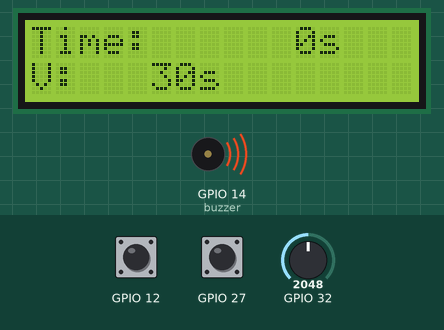
Bench run of a program on a simulated ESP32 board running MicroPython. Shown: 16×2 character LCD, buzzer (waves = sounding, pin HIGH). The inputs (shaded band) are chosen by the test bench; at power-on: GPIO 12 HIGH, GPIO 27 HIGH, GPIO 32 = 2048 (analog values on the 0–4095 scale). The clock reads 2024-03-15 10:24:30 at power-on unless the program sets it; library files of the repository ran but are not shown: i2c_lcd.py.

Above: at 0.1 s.
1.3 s: GPIO 12 pulled LOW for 3.2 s
At 1.61 s:
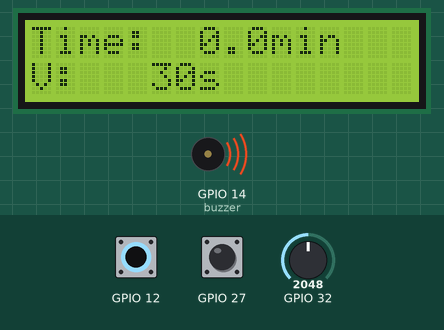
6.0 s: GPIO 27 pulled LOW for 0.25 s
At 6.9 s:
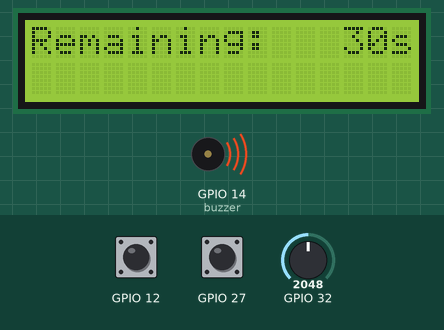
9.2 s: GPIO 27 pulled LOW for 1 s
At 10.9 s:
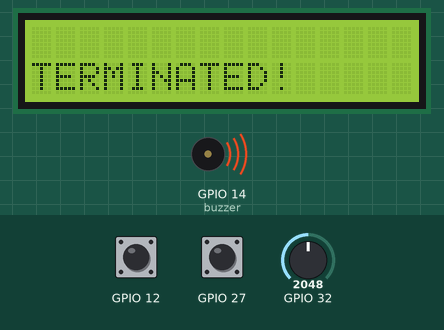
12.6 s: GPIO 32 set to 2866
At 13.8 s:
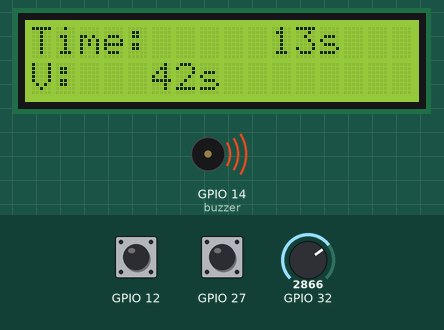
14.5 s: GPIO 12 pulled LOW for 0.25 s
At 14.83 s:
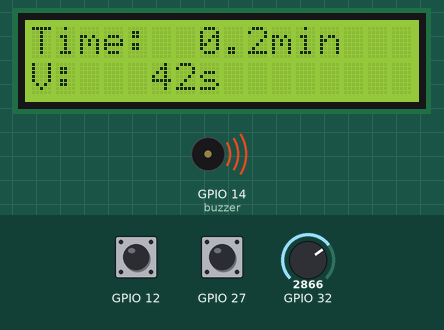
16.4 s: GPIO 32 set to 3603
At 17.8 s:
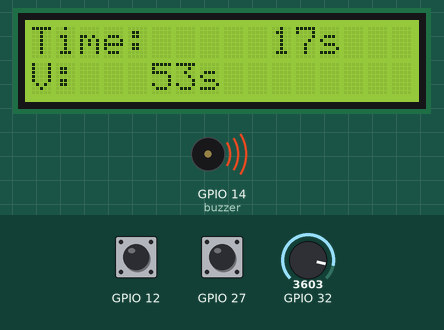
Timing chart, 0 to 19.4 s (numbered marks = the images above; inputs shaded):
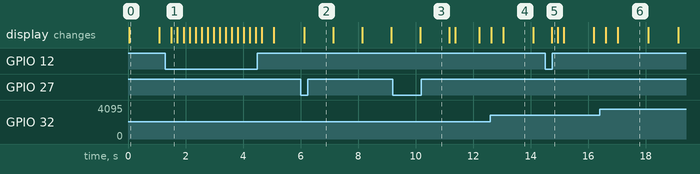

Measured:
- after the input at 1.3 s, the display: changes after 0.21 s (image 1)
- after the input at 6.0 s, the display: first changes after 0.12 s (image 2 shows a later state)
- after the input at 9.2 s, the display: first changes after 0.95 s (image 3 shows a later state)
- after the input at 14.5 s, the display: changes after 0.23 s (image 5)
- what the display in image 0 shows lasts 1.1 s, from 0.0 s to 1.1 s

The program:

511_RK_assignment_4_final.py
```python
## Rebecca Martens and Kavin Bhuvan
from machine import Pin, ADC, I2C
import i2c_lcd
import time

## HARDWARE STUFF
class LCDDisplay:
    def __init__(self, scl_pin, sda_pin): ## LCD Display initiate
        self.i2c = I2C(0, scl=Pin(scl_pin), sda=Pin(sda_pin))
        self.lcd = i2c_lcd.I2cLcd(self.i2c, 0x27, 2, 16)

    def write_at(self, col, row, message):
        self.lcd.move_to(col, row)
        self.lcd.putstr(message)

    def clear(self):
        self.lcd.clear()


class PushButton:
    def __init__(self, push_pin): ## button initiate
        self.button = Pin(push_pin, Pin.IN, Pin.PULL_UP)

    def is_pressed(self):
        return self.button.value() == 0


class Buzzer:
    def __init__(self, buzz_pin): ## buzzer initiate
        self.buzzer = Pin(buzz_pin, Pin.OUT)
        self.off()

    def on(self): ##on
        self.buzzer.value(0)

    def off(self): ##off
        self.buzzer.value(1)


class Dial:
    def __init__(self, dial_pin): ## variable resistor initiate
        self.var = ADC(Pin(dial_pin))
        self.var.ATTN_11DB

    def read(self):
        return self.var.read()


## CONTROLLER
class BoomTimer:
    def __init__(self): # define where all the pins are
        self.lcd = LCDDisplay(22, 23)
        self.left_button = PushButton(12)
        self.right_button = PushButton(27)
        self.buzzer = Buzzer(14)
        self.dial = Dial(32)

        self.start_time = time.time() ## making a start time
        self.unit_mode = "seconds"  ##whatever normal unit is
        self.is_counting_down = False ## define counting down state
        self.terminated = False ## define terminated state

    ## changing variable resis from normal range to a defined range
    def remap(self, value, old_min, old_max, new_min, new_max):
        return (value - old_min) * (new_max - new_min) / (old_max - old_min) + new_min

    ## display stuff
    def update_time_display(self):
        elapsed_time = time.time() - self.start_time
        ## defining units, digits, and time value for minutes and seconds for display
        if self.unit_mode == "minutes":
            time_value = elapsed_time / 60
            digit = "5.1f"
            unit = "min"
        else:
            time_value = elapsed_time
            digit = "7.0f"
            unit = "s"

        self.lcd.write_at(0, 0, f"Time:{time_value:{digit}}{unit}")

    def update_dial_display(self):
        ## defining the new ranges for var and its display
        raw_var = self.dial.read()
        mapped_value = self.remap(raw_var, 0, 4095, 0, 60)
        self.lcd.write_at(0, 1, f"V: {mapped_value:4.0f}s")
        return mapped_value

    ## what its doing
    def switch_unit(self): ## defining switching from seconds to minutes
        if self.unit_mode == "seconds":
            self.unit_mode = "minutes"
        else:
            self.unit_mode = "seconds"

    def start_countdown(self, seconds):
        self.is_counting_down = True ## starting countdown but not terminated
        self.terminated = False
        self.lcd.clear()

        while seconds > 0:
            self.lcd.write_at(0, 0, f"Remaining: {seconds:4.0f}s") ## pretty display while it counts down
            time.sleep(1)
            seconds -= 1

            if self.right_button.is_pressed(): # if button is pressed before end of countdown, terminate and clear screen
                self.terminate()
                self.lcd.clear()
                return

        self.trigger_boom() ##set off the alarm

    def terminate(self): ## making terminate display and return to normal
        self.lcd.clear()
        self.lcd.write_at(0, 1, "TERMINATED!")
        self.terminated = True ## now terminate is true amd count down is false
        self.is_counting_down = False
        time.sleep(1)

    def trigger_boom(self): ## making boom display and alarm for end of countdown
        self.lcd.clear()
        self.lcd.write_at(0, 1, "BOOM!")
        self.buzzer.on() ## will stay on until reset

    def reset(self): ## reseting the system after the boom alarm
        self.buzzer.off()
        self.start_time = time.time() ##restarting the timer
        self.is_counting_down = False
        self.lcd.clear()

    ## the main loop
    def run(self):
        while True:

            if not self.is_counting_down: ## normal time display and var display
                self.update_time_display()
                mapped_time = self.update_dial_display()

                if self.left_button.is_pressed(): ## switch to seconds or minutes when pushing left button
                    self.switch_unit()

                if self.right_button.is_pressed(): ## start countdown display when right button is pushed, also allows for terminate
                    self.start_countdown(mapped_time)

            else:
                if self.right_button.is_pressed(): ## reset system at second r button push
                    self.reset()

            time.sleep(0.2) ## fast sleep time to get a quick button push


# run it
timer = BoomTimer()
timer.run()
```
